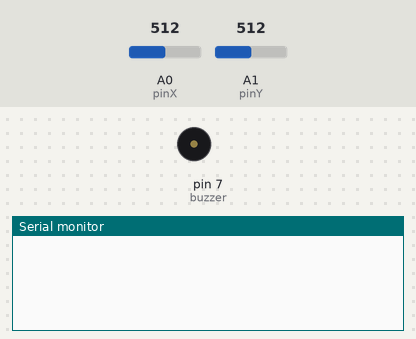
This sketch was run on a simulated Arduino Uno, built with avr-gcc and run on an emulated ATmega328P. Parts: buzzer (waves = sounding, pin HIGH), the last lines printed to the serial monitor. Inputs (shaded band) come from the test bench; at power-on: A0 (pinX) = 512, A1 (pinY) = 512.

Above: at 1.2 s.
1.3 s: A0 (pinX) set to 90
At 2.5 s:
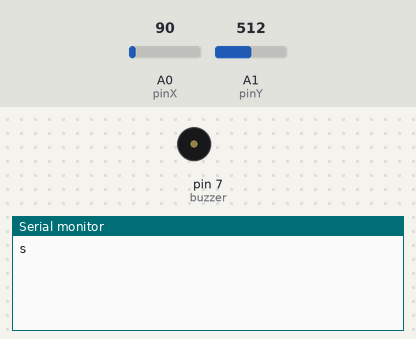
2.8 s: A1 (pinY) set to 0
At 3.9 s:
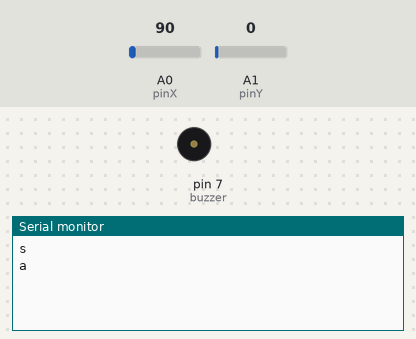
4.3 s: A0 (pinX) set to 960
At 5.0 s:
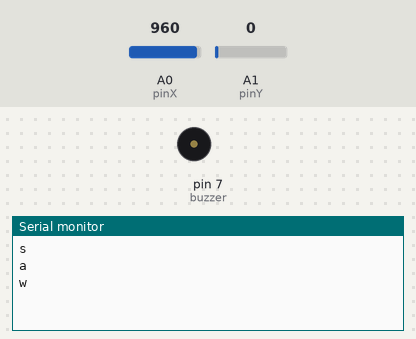
5.8 s: A1 (pinY) set to 1023
At 6.1 s:
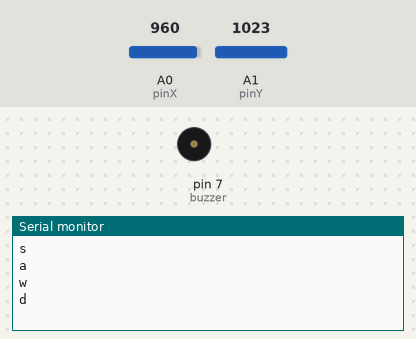

Measured:
- after the input at 1.3 s, the serial monitor: prints a new line at once (image 1)
- after the input at 2.8 s, the serial monitor: prints a new line at once (image 2)
- after the input at 4.3 s, the serial monitor: prints a new line at once (image 3)
- after the input at 5.8 s, the serial monitor: prints a new line at once (image 4)

The sketch:

lab2.ino
```cpp
// Lab 2
const int pinX = A0;    // Joystick X axis
const int pinY = A1;    // Joystick Y axis
const int buzzer = 7;  // Buzzer for when an apple is eaten

volatile bool joyFlag = false;
volatile int joyX = 0;
volatile int joyY = 0;

// Global character variable to keep track of messaging direction
char currDir = 0;
// Config Timer 1 for 100ms timer
// Used for strobing the buzzer
// Note! Timer 1 Interrupts are not enabled by default
// NOTE NOTE NOTE: TODO: I have tested this with a LED and its pretty faint..
// How long should the duration be for a buzzer?
void configTimer1()
{
  // 16 MHz clock is used
  TCCR1A = 0x00;
  TCCR1B = 0x00;
  TCNT1  = 0x00;

  // Set clock prescaler to clk/1024
  TCCR1B |= (1 << CS12) | (1 << CS10);
  // Set CTC mode
  TCCR1B |= (1 << WGM12);
  // Set counter to 5Hz tick (16MHz / 1024 = 15625 / 10Hz = 1563)
  OCR1A = 1562;
}

// Config Timer 2 for 61Hz interrupt
// Used for joystick polling
void configTimer2()
{
    // 16 MHz clock is used
    TCCR2A  = 0x00;
    TCCR2B  = 0x00;
    TCNT2   = 0x00;

    // Set clock prescaler to clk/1024
    // Set normal mode (interrupt at MAX)
    // Frequency = 15625 / 255 = 61.27 Hz
    TCCR2B  |= (1 << CS22) | (1 << CS20);
    // Enable Overflow Interrupt
    TIMSK2  = (1 << TOIE2);
}

void setup()
{
    // Clear interrupts before config
    cli();
    // Configure IO
    pinMode(pinX, INPUT);
    pinMode(pinY, INPUT);
    pinMode(buzzer, OUTPUT);
    digitalWrite(buzzer, LOW);
    // Configure timers
    configTimer1();
    configTimer2();
    // Configure serial port to 115200 baud
    Serial.begin(115200);
    // Enable global interrupts
    sei();
}

void loop()
{
    // Local character variable
    char newDir = 0;

    // Check if an apple has been eaten by the Python script
    if (Serial.available() > 0)
    {
        int incomingByte = Serial.read();
        if (incomingByte == 'E')
        {
            cli();
            digitalWrite(buzzer, HIGH);
            TIMSK1 = (1 << OCIE1A);
            sei();
        }
    }

    // Only perform a joystick update when commanded by the Timer2 ISR
    if (joyFlag == true)
    {
        // Orientation of the joystick is set where the pins are DOWN
        // (So it can be plugged into a breadboard)
        // That sets the following:
        // UP:    X = 1023  Y = 511
        // DOWN:  X = 0     Y = 511
        // LEFT:  X = 511   Y = 0
        // RIGHT: X = 511   Y = 1023

        // Down
        if ( (joyX < 100) && (joyY > joyX) )
        {
            newDir = 's';
        }
        // Up
        else if ( (joyX > 950) && (joyY < joyX) )
        {
            newDir = 'w';
        }
        // Right
        else if ( (joyY > 950) && (joyY > joyX) )
        {
            newDir = 'd';
        }
        // Left
        else if ( (joyY < 100) && (joyY < joyX) )
        {
            newDir = 'a';
        }

        // Determine if a new direction should be sent
        if ((newDir != currDir) && (newDir != 0))
        {
            Serial.println(newDir);
            currDir = newDir;
        }

        // Reset the joystick update flag
        joyFlag = false;
    }
}

// ISRs

// Timer 1 ISR
// Used to strobe the buzzer when an apple is eaten
ISR(TIMER1_COMPA_vect)
{
    // After the 100ms duration has been met,
    // disable the interrupt and turn off the buzzer
    digitalWrite(buzzer, 0);
    TIMSK1 = 0x00;
}

// Timer 2 ISR
ISR(TIMER2_OVF_vect)
{
    joyX = analogRead(pinX);     // Read the X axis analog value
    joyY = analogRead(pinY);     // Read the Y axis analog value

    // Mark that a joystick update should occur
    joyFlag = true;
}
```
